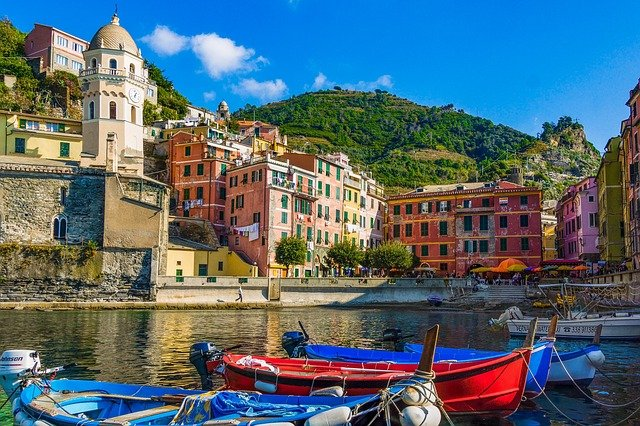
#> input picture italy.jpg, 640 x 426 px
$ python imp.py
#> lines starting #> are read from the running program, lines starting #| are printed output that depends on the picture

import cv2
import os

srcImg = cv2.imread("italy.jpg")
#> srcImg is the input picture: shape (426, 640, 3); mean B, G, R 115.4, 105.5, 85.1
dstImg = cv2.xphoto.oilPainting(srcImg, 3, 1)
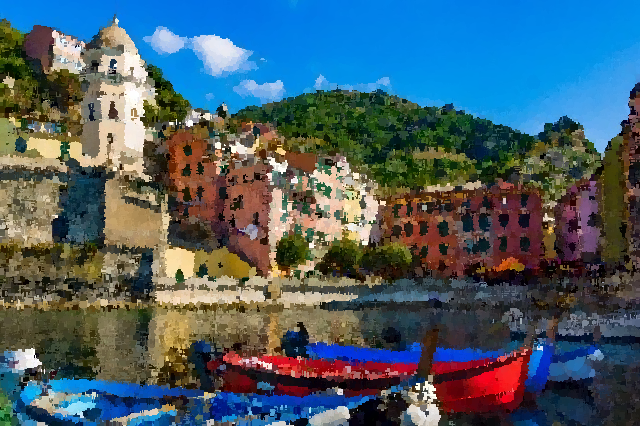
#> dstImg: shape (426, 640, 3); mean B, G, R 105.6, 94.3, 73.2

os.makedirs('result', exist_ok=True)

print("write processed image")
cv2.imwrite("result/italy-oilPainted.jpg",dstImg)
